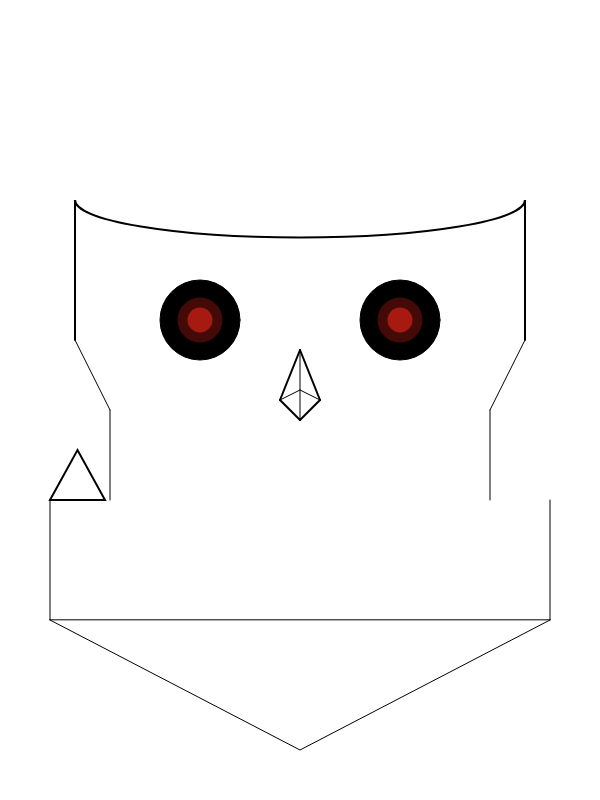
Frame 1 (no input)
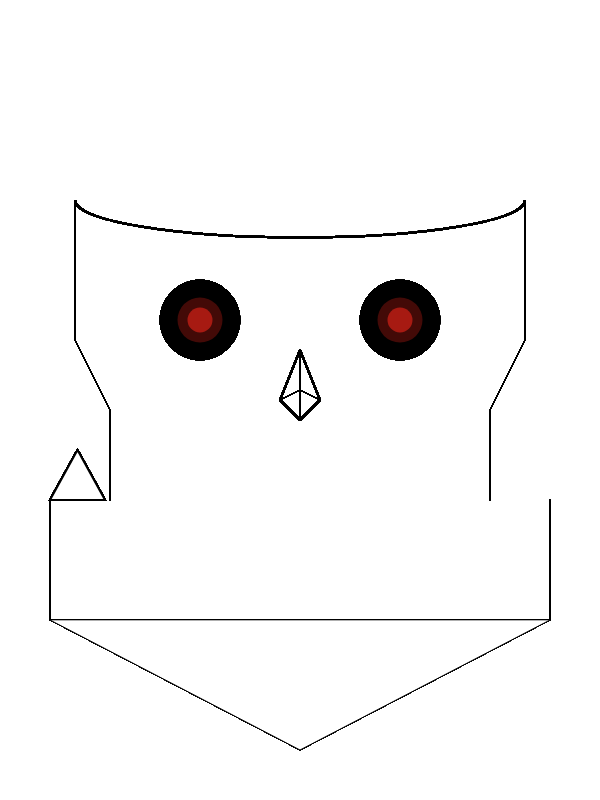
Frame 60 (no input)
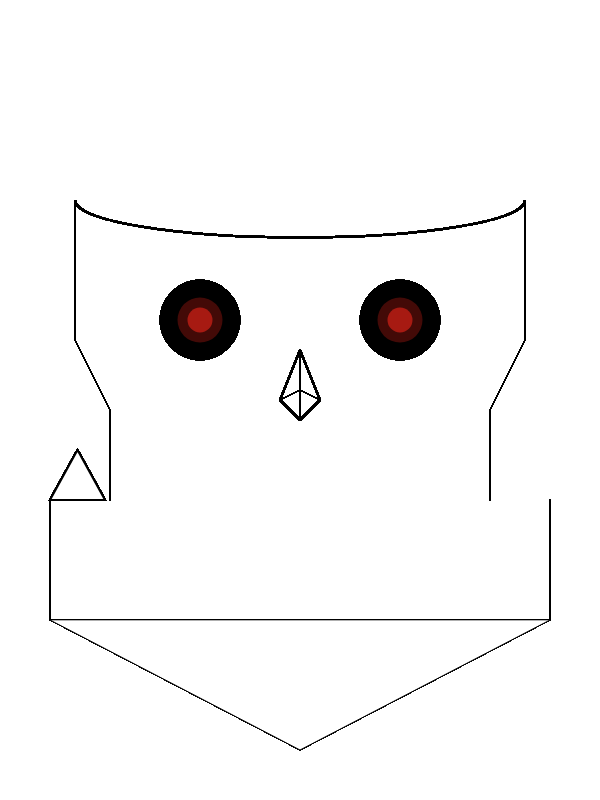
Frame 120 (the mouse pressed at the canvas centre since frame 60)

The p5.js sketch that drew these frames (run headless with seeded random() and noise() and a simulated clock; from frame 60 on, the mouse is pressed at the canvas centre):

// p5.js sketch
// ── sketch.js
/*
Ryan Miskiv
Creative Coding 1
Week 4 Homework: Monster

I will be creating a robotic monster.
*/
function setup(){
  //setting up canvas for drawing
  createCanvas(600,800);

  // background(50);

}

function draw(){
  //Set origin to center of canvas
  translate(300,400);

  //making axes to help work with
  // line(-300,0,300,0);
  // line(0,400,0,-400);

  // *****************************************************
     // create a sandbox for the entire character
  push();


     // ** FACE **********************************
     push();
     // body code goes here
     //Nose Code, lines
     strokeWeight(2);
     line(20,0,0,-50);
     line(-20,0,0,-50);
     line(20,0,0,20);
     line(-20,0,0,20);

     //accenting lines
     strokeWeight(1);
     line(0,-50,0,20);
     line(-20,0,0,-10);
     line(20,0,0,-10);
     pop();
     // **END NOSE**


     // ** EYES **********************************
     push();

     //eyes
     fill(0);
     ellipse(100,-80,80);
     ellipse(-100,-80,80);
     //pupils
     noStroke();
     fill('rgb(167, 27, 18)');
     ellipse(100,-80,25);
     ellipse(-100,-80,25);

     push();
     fill('rgba(167, 27, 18,.4)');
     ellipse(100,-80,45);
     ellipse(-100,-80,45);
     pop();

     pop();
     // **END EYES**


  // ** HEAD **********************************
    push();

     //lines on the side of his mask going up
     strokeWeight(2);
     line(-225,-60,-225,-200);
     line(225,-60,225,-200);

     // ARC ON THE TOP
     // arc(0,-350,450,30,radians('60'),radians(120));
     push();
      noFill();
      ellipse(0,-200,450,75);
     pop();

     push();
      noStroke();
      fill(255);
      rect(-300,-400,600,200);
     pop();

     //Diagonal Lines going into the jaw
     push();
       strokeWeight(1);
       line(-225,-60,-190,10);
       line(225,-60,190,10);


       //Lines down into the jaw
       line(-190,10,-190,100);
       line(190,10,190,100);

       //Straight Jaw Lines
       line(-250,100,-250,220);
       line(250,100,250,220);

       //Triangular Jaw lines
       // line(-250,220,0,350);
       // line(250,220,0,350);
       fill(255);
       triangle(-250,220,0,350,250,220);
      pop();




     // **TEETH**
     push();
     // TEETH code goes here
     triangle(-250,100,-222.5,50,-195,100);
     pop();
     // **END TEETH**

     // **EYES**
     push();
     // eye code goes here

     pop();
     // **END EYES**

     pop();
     // **END HEAD**


     // ** END CHARACTER SANDBOX *******************
 pop();


}
